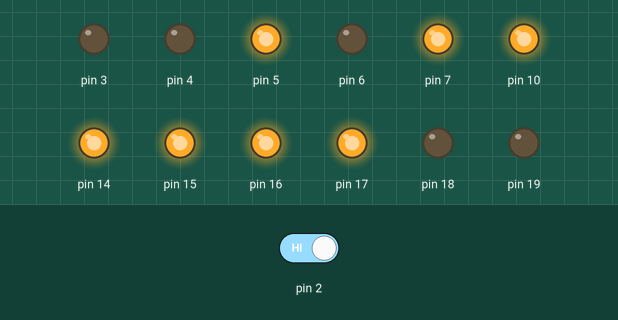
This sketch was run on a simulated Arduino Uno, built with avr-gcc and run on an emulated ATmega328P. Shown: output pins drawn as LEDs (lit = HIGH). The test bench sets the inputs (shaded band); at power-on: pin 2 HIGH.

Above: at 1.2 s.
1.3 s: pin 2 driven LOW
Timing chart, 0 to 4.3 s (numbered marks = the images above; inputs shaded):
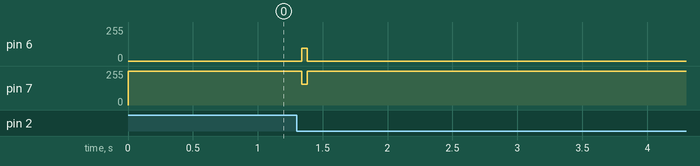

Measured:
- after the input at 1.3 s, pin 6: 0/255 → 96/255 at once, → 0/255 0.04 s later; pin 7: 255/255 → 156/255 at once, → 255/255 0.04 s later

The sketch:

PISS.ino
```cpp
// include the SPI library:
#include <SPI.h>

byte led[][4 ] = {{0x80,0x00,0x00,0x00},{0x40,0x00,0x00,0x00},{0x20,0x00,0x00,0x00},{0x10,0x00,0x00,0x00},
                  {0xFF,0xFF,0xFF,0xFF},{0x04,0x00,0x00,0x00},{0x02,0x00,0x00,0x00},{0x01,0x00,0x00,0x00},
                  {0x00,0x80,0x00,0x00},{0x00,0x40,0x00,0x00},{0x00,0x20,0x00,0x00},{0x00,0x10,0x00,0x00},
                  {0x00,0x08,0x00,0x00},{0x00,0x04,0x00,0x00},{0x00,0x02,0x00,0x00},{0x00,0x01,0x00,0x00},
                  {0x00,0x00,0x80,0x00},{0x00,0x00,0x40,0x00},{0x00,0x00,0x20,0x00},{0x00,0x00,0x10,0x00},
                  {0x00,0x00,0x08,0x00},{0x00,0x00,0x04,0x00},{0x00,0x00,0x02,0x00},{0x00,0x00,0x01,0x00},
                  {0x00,0x00,0x00,0x80},{0x00,0x00,0x00,0x40},{0x00,0x00,0x00,0x20},{0x00,0x00,0x00,0x10},
                  {0x00,0x00,0x00,0x08},{0x00,0x00,0x00,0x04},{0x00,0x00,0x00,0x02},{0x00,0x00,0x00,0x01}};

unsigned i = 0;


void setup() {
  // Initialize I/O
  DDRC = DDRC | B0111111;
  DDRD = DDRD | B11111000;
  attachInterrupt(0,timing,FALLING);
  // initialize SPI:
  SPI.begin();
  SPI.setDataMode(SPI_MODE0);
  SPI.setClockDivider(SPI_CLOCK_DIV2);
  SPI.setBitOrder(MSBFIRST);

  PORTC = B0001111;
  PORTD = B10100000;
}

void loop() {

}

void timing(){
   //Runs when falling edge from Schmitt Trigger is seen
     for (i=0; i<256; ++i) {
         LEDWrite();
     }
   PORTD = B10100000;
}

void LEDWrite() {
  PORTD = 0b10100000;
  SPI.transfer(led[4][0]);
  SPI.transfer(led[4][1]);
  SPI.transfer(led[4][2]);
  SPI.transfer(led[4][3]);
  PORTD = 0b11100000;
  delayMicroseconds(59);
  PORTD = 0b00100000;
  delayMicroseconds(59);
}
```
